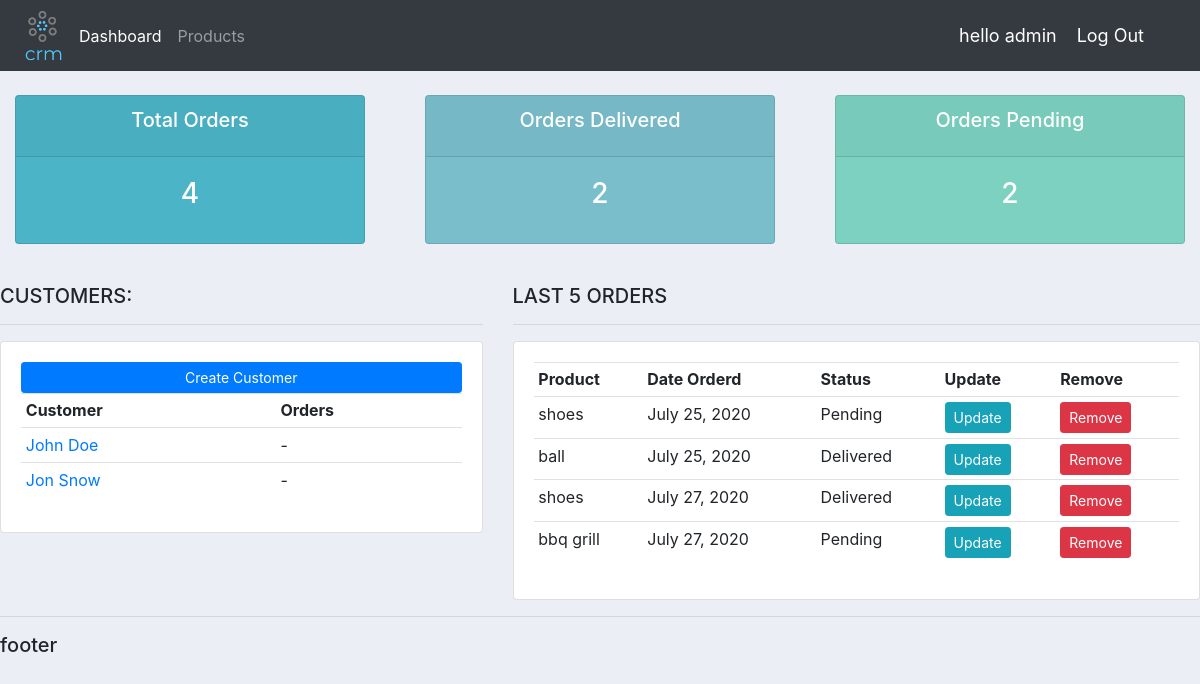
The app's page /dashboard/ (signed in), older data.
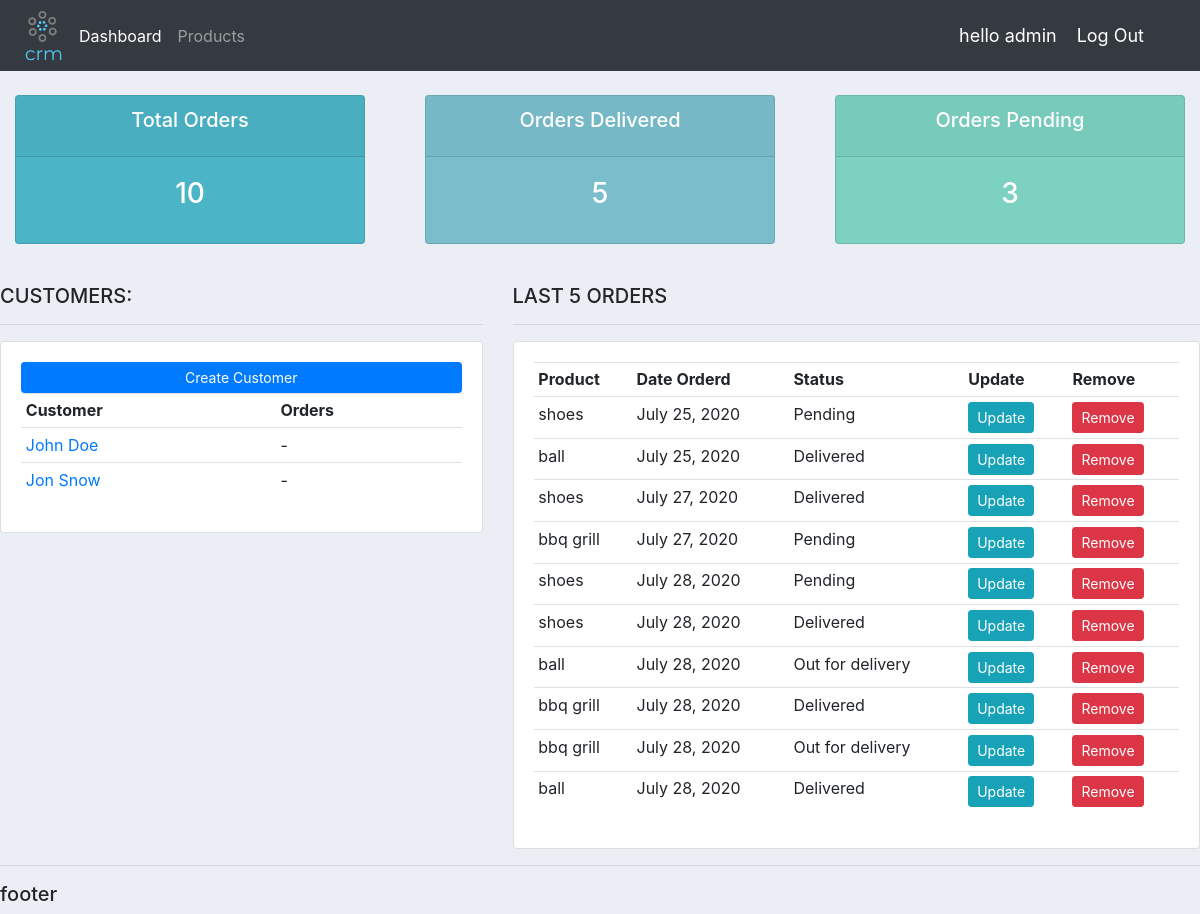
The same page, newer data.
### accounts/models.py (models this page shows, shortened)
class Customer(models.Model):
    name = models.CharField(max_length=200, blank=True)
    phone = models.CharField(max_length=200, blank=True)
    email = models.EmailField(max_length=200, blank=True)
    date_crated = models.DateTimeField(default=datetime.datetime.now(), blank=True)

class Order(models.Model):
    STATUS = (
        ('Pending','Pending'),
        ('Out for delivery','Out for delivery'),
        ('Delivered','Delivered'),
    )
    customer = models.ForeignKey(Customer, on_delete=models.CASCADE, null=True )
    product = models.ForeignKey(Product, on_delete=models.CASCADE, null=True)
    date_created = models.DateTimeField(default=datetime.datetime.now(), blank=True)
    status = models.CharField(max_length=200, blank=True, choices=STATUS)

class Product(models.Model):
    CATEGORY = (
        ('indoor','indoor'),
        ('outdoor','outdoor'),
    )
    name = models.CharField(max_length=200, blank=True)
    category = models.CharField(max_length=200, blank=True, choices=CATEGORY)
    price = models.FloatField(validators=[MinValueValidator(0)], blank=True)
    description = models.TextField(max_length=400, blank=True)
    date_crated = models.DateTimeField(default=datetime.datetime.now(), blank=True)
    tags = models.ManyToManyField(Tag, blank=True)
    def __str__(self):
        return self.name

### accounts/views.py (the view)
# urls.py: path('dashboard/', views.dashboard, name='dashboard'),
@login_required(login_url='/login/')
@adminonly
def dashboard(request):
    orders = Order.objects.all()
    customers = Customer.objects.all()
    delivered = Order.objects.filter(status='Delivered')
    pending = Order.objects.filter(status='Pending')
    context = {
        'orders':orders,
        'customers':customers,
        'delivered':delivered,
        'pending':pending,
    }
    return render(request, 'accounts/dashboard.html', context)

### accounts/templates/accounts/dashboard.html (shortened to what this page needs)
{% extends 'accounts/base.html' %}
{% load static %}
{% block content %}
{% include 'accounts/status.html' %}
<br>
<div class="row">
	<div class="col-md-5">
		<h5>CUSTOMERS:</h5>
		<hr>
		<div class="card card-body">
			<a class="btn  btn-primary  btn-sm btn-block" href="">Create Customer</a>
			<table class="table table-sm">
				<tr>
					<th>Customer</th>
					<th>Orders</th>
				</tr>
				{% for customer in customers %}
					<tr>
						<td><a href="{% url 'accounts:customer' customer.pk %}">{{customer.name}}</a></td>
						<td>-</td>
					</tr>
				{% endfor %}
			</table>
		</div>
	</div>
	<div class="col-md-7">
		<h5>LAST 5 ORDERS</h5>
		<hr>
		<div class="card card-body">
			<table class="table table-sm">
				<tr>
					<th>Product</th>
					<th>Date Orderd</th>
					<th>Status</th>
					<th>Update</th>
					<th>Remove</th>
				</tr>
				{% for order in orders %}
					<tr>
						<td>{{order.product}}</td>
						<td>{{order.date_created|date}}</td>
						<td>{{order.status}}</td>
						<td><a href="{% url 'accounts:update_order' order.pk %}"><button class="btn btn-sm btn-info">Update</button></a></td>
						<td><a href="{% url 'accounts:delete_order' order.pk %}"><button class="btn btn-sm btn-danger">Remove</button></a></td>
					</tr>
				{% endfor %}
			</table>
		</div>
	</div>
</div>
{% endblock content %}

Row changes from the older to the newer data that the page shows:
added Order: product "shoes", date_created "July 28, 2020", status "Pending"
added Order: product "shoes", date_created "July 28, 2020", status "Delivered"
added Order: product "ball", date_created "July 28, 2020", status "Out for delivery"
added Order: product "bbq grill", date_created "July 28, 2020", status "Delivered"
added Order: product "bbq grill", date_created "July 28, 2020", status "Out for delivery"
added Order: product "ball", date_created "July 28, 2020", status "Delivered"
Text that changed along with them:
{{ orders.count }}: "4" → "10"
{{ delivered.count }}: "2" → "5"
{{ pending.count }}: "2" → "3"
